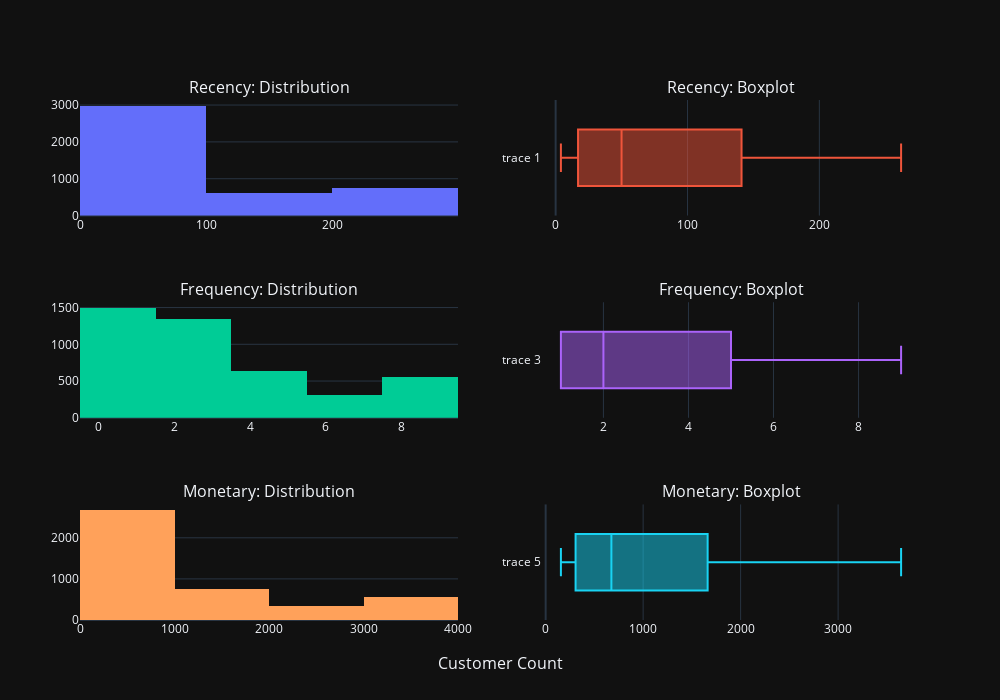

This figure's notebook cell:
### Markdown cell above
**Exercise**

The distribution of Recency, Frequency, and Monetary need to follow the same direction since we assign 1 and 5 for the worst and the best customer respectively.

Can you verify this by plotting the distribution?

### Code cell
# [TODO]
fig = make_subplots(
    rows=3, cols=2,
    subplot_titles=(
        "Recency: Distribution", "Recency: Boxplot", 
        "Frequency: Distribution", "Frequency: Boxplot", 
        "Monetary: Distribution", "Monetary: Boxplot"
    ),
    x_title="Customer Count",
)

for r, key in enumerate(["Recency", "Frequency", "Monetary"]):
    fig.add_histogram(
        x=rfm_data[f"{key}"], row=(r+1), col=1, nbinsx=5,
    )

    fig.add_box(
        x=rfm_data[f"{key}"], row=(r+1), col=2,
    )

fig.update_layout(height=700, width=1000, showlegend=False, template="plotly_dark",)

fig.show()

### Figure 1 — Plotly figure (JSON) as saved in the notebook; plotly's stock layout.template omitted (floating-point values rounded to 4 significant figures; data arrays with more than 128 entries replaced by an {"elided": "..."} marker saying what was removed)
{"data": [{"nbinsx": 5, "type": "histogram", "x": {"elided": "4339 int values"}, "xaxis": "x", "yaxis": "y"}, {"type": "box", "x": {"elided": "4339 int values"}, "xaxis": "x2", "yaxis": "y2"}, {"nbinsx": 5, "type": "histogram", "x": {"elided": "4339 int values"}, "xaxis": "x3", "yaxis": "y3"}, {"type": "box", "x": {"elided": "4339 int values"}, "xaxis": "x4", "yaxis": "y4"}, {"nbinsx": 5, "type": "histogram", "x": {"elided": "4339 float values"}, "xaxis": "x5", "yaxis": "y5"}, {"type": "box", "x": {"elided": "4339 float values"}, "xaxis": "x6", "yaxis": "y6"}], "layout": {"annotations": [{"font": {"size": 16}, "showarrow": false, "text": "Recency: Distribution", "x": 0.225, "xanchor": "center", "xref": "paper", "y": 1, "yanchor": "bottom", "yref": "paper"}, {"font": {"size": 16}, "showarrow": false, "text": "Recency: Boxplot", "x": 0.775, "xanchor": "center", "xref": "paper", "y": 1, "yanchor": "bottom", "yref": "paper"}, {"font": {"size": 16}, "showarrow": false, "text": "Frequency: Distribution", "x": 0.225, "xanchor": "center", "xref": "paper", "y": 0.6111, "yanchor": "bottom", "yref": "paper"}, {"font": {"size": 16}, "showarrow": false, "text": "Frequency: Boxplot", "x": 0.775, "xanchor": "center", "xref": "paper", "y": 0.6111, "yanchor": "bottom", "yref": "paper"}, {"font": {"size": 16}, "showarrow": false, "text": "Monetary: Distribution", "x": 0.225, "xanchor": "center", "xref": "paper", "y": 0.2222, "yanchor": "bottom", "yref": "paper"}, {"font": {"size": 16}, "showarrow": false, "text": "Monetary: Boxplot", "x": 0.775, "xanchor": "center", "xref": "paper", "y": 0.2222, "yanchor": "bottom", "yref": "paper"}, {"font": {"size": 16}, "showarrow": false, "text": "Customer Count", "x": 0.5, "xanchor": "center", "xref": "paper", "y": 0, "yanchor": "top", "yref": "paper", "yshift": -30}], "height": 700, "showlegend": false, "width": 1000, "xaxis": {"anchor": "y", "domain": [0, 0.45]}, "xaxis2": {"anchor": "y2", "domain": [0.55, 1]}, "xaxis3": {"anchor": "y3", "domain": [0, 0.45]}, "xaxis4": {"anchor": "y4", "domain": [0.55, 1]}, "xaxis5": {"anchor": "y5", "domain": [0, 0.45]}, "xaxis6": {"anchor": "y6", "domain": [0.55, 1]}, "yaxis": {"anchor": "x", "domain": [0.7778, 1]}, "yaxis2": {"anchor": "x2", "domain": [0.7778, 1]}, "yaxis3": {"anchor": "x3", "domain": [0.3889, 0.6111]}, "yaxis4": {"anchor": "x4", "domain": [0.3889, 0.6111]}, "yaxis5": {"anchor": "x5", "domain": [0, 0.2222]}, "yaxis6": {"anchor": "x6", "domain": [0, 0.2222]}}}
